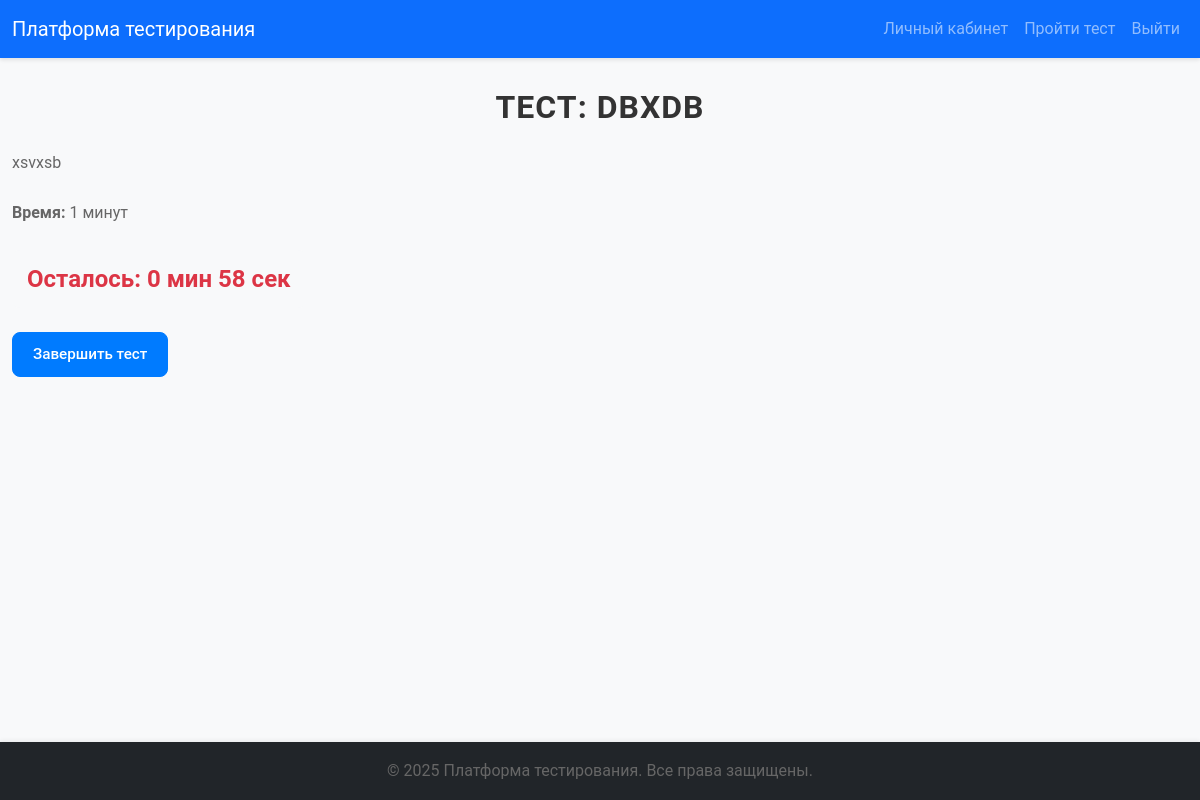
Page /test/1/start/ (signed in) on the committed database.
### main/models.py (models this page shows, shortened)
class Test(models.Model):
    title = models.CharField(max_length=255)
    description = models.TextField()
    creator = models.ForeignKey(User, on_delete=models.CASCADE, related_name='created_tests')
    code = models.CharField(max_length=10, unique=True, blank=True)
    time_limit = models.IntegerField()
    is_active = models.BooleanField(default=True)
    is_personalized = models.BooleanField(default=False)
    grading_scheme = models.ForeignKey(GradingScheme, on_delete=models.SET_NULL, null=True, blank=True)

### main/views.py (the view)
# urls.py: path('test/<int:test_id>/start/', views.start_test, name='start_test'),
@login_required
def start_test(request, test_id):
    test = get_object_or_404(Test, pk=test_id)
    if request.user.profile.role != 'student' or not test.is_active:
        return render(request, 'main/error.html', {'message': 'Этот тест сейчас недоступен.'})
    student_answers = StudentAnswer.objects.filter(user=request.user, test=test).exists()
    if student_answers:
        return render(request, 'main/error.html', {
            'message': 'Вы уже проходили этот тест. Повторное прохождение невозможно.'
        })
    test = Test.objects.prefetch_related('questions__options').get(id=test_id)
    return render(request, 'main/test_timer.html', {'test': test})

### main/templates/main/test_timer.html (shortened to what this page needs)
{% extends 'base.html' %}
{% load static %}
{% block content %}
<div class="container">
    <h2 class="mb-4">Тест: {{ test.title }}</h2>
    <p class="mb-3">{{ test.description }}</p>
    <p class="mb-3"><strong>Время:</strong> {{ test.time_limit }} минут</p>
    <div id="timer" class="mb-3 text-danger fw-bold"></div>
    <form method="post" action="{% url 'submit_answers' test.id %}">
        <button type="submit" class="btn btn-primary">Завершить тест</button>
    </form>
</div>
{% endblock %}

### main/static/main/css/styles.css (style rules this page uses)
body { background-color: #f8f9fa; font-family: 'Roboto', sans-serif; color: #333; line-height: 1.6; }
.container { max-width: 1200px; margin: 0 auto; }
h2, h4, h5, label, p, span { font-family: 'Roboto', sans-serif; }
h2 { font-size: 2rem; font-weight: 700; color: #333; text-align: center; text-transform: uppercase; letter-spacing: 1px; margin-bottom: 2rem; }
p { font-size: 1rem; color: #666; }
.btn { font-family: 'Roboto', sans-serif; font-size: 0.95rem; font-weight: 500; padding: 10px 20px; border-radius: 8px; transition: all 0.3s ease; }
.btn-primary { background-color: #007bff; border-color: #007bff; }
.mb-3 { margin-bottom: 1.5rem !important; }
#timer { font-family: 'Roboto', sans-serif; font-size: 1.5rem; padding: 10px 15px; background-color: #f8f9fa; border-radius: 8px; display: inline-block; }

### rows in the picture
Test: title "DBXDB", description "xsvxsb", time_limit "1"
